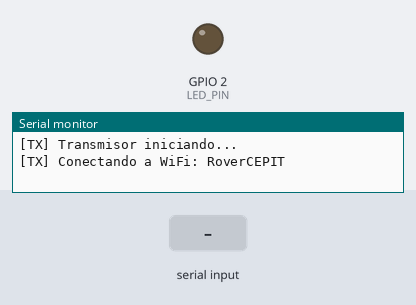
Simulated run of this sketch. Board: ESP32. On the bench: output pins drawn as LEDs (lit = HIGH), the last lines printed to the serial monitor. The test bench sets the inputs (shaded band). WiFi joins after 1.5 s; servers stay silent unless stated.

Above: at 2.2 s.
2.3 s: "1\n" received over Serial
At 2.8 s:
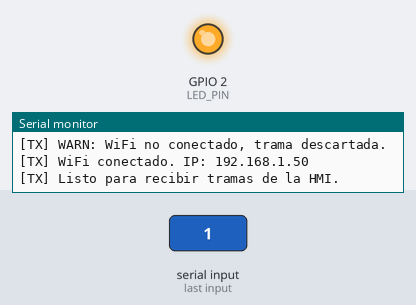
4.0 s: "0\n" received over Serial
Timing chart, 0 to 7.0 s (numbered marks = the images above; inputs shaded):
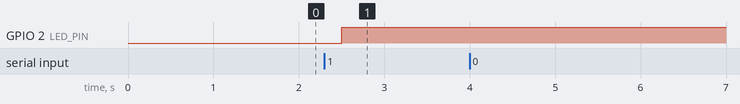

The sketch:

Transmisor_ArduinoNano_PCA9685_Bridge_v2.ino
```cpp
/**
 * TRANSMISOR — Arduino Nano ESP32
 * ================================
 * Recibe tramas de la HMI (PC) por Serial USB y las reenvía al ejecutor
 * del rover mediante WiFi UDP.
 *
 * Protocolo: CMD,PWM_IZQ,PWM_DER,S1,S2,S3,S4\n
 * Ej: W,150,150,90,90,90,90
 */

#include <WiFi.h>
#include <WiFiUdp.h>

// ---------------------------------------------------------------------------
// Configuración
// ---------------------------------------------------------------------------
const char*    SSID          = "RoverCEPIT";
const char*    PASSWORD      = "rover2024";
const char*    EXECUTOR_IP   = "192.168.4.2";   // <-- IP del ejecutor
const uint16_t EXECUTOR_PORT = 4210;
const uint32_t SERIAL_BAUD   = 115200;

// ---------------------------------------------------------------------------
// LED de estado
// ---------------------------------------------------------------------------
#define LED_PIN LED_BUILTIN

// ---------------------------------------------------------------------------
// Objetos globales
// ---------------------------------------------------------------------------
WiFiUDP udp;
bool wifiListo = false;

// ---------------------------------------------------------------------------
// setup() — NO bloquea. Inicia WiFi y sale inmediatamente.
// ---------------------------------------------------------------------------
void setup() {
  pinMode(LED_PIN, OUTPUT);
  digitalWrite(LED_PIN, LOW);

  Serial.begin(SERIAL_BAUD);
  delay(1000); // dar tiempo al USB para enumerar antes de cualquier otra cosa

  Serial.println("[TX] Transmisor iniciando...");

  // Iniciar WiFi sin esperar conexion (no bloquea)
  WiFi.begin(SSID, PASSWORD);
  Serial.print("[TX] Conectando a WiFi: ");
  Serial.println(SSID);

  // Abrir socket UDP
  udp.begin(0);
}

// ---------------------------------------------------------------------------
// loop()
// ---------------------------------------------------------------------------
void loop() {
  // Verificar estado WiFi y actualizar LED
  if (WiFi.status() == WL_CONNECTED) {
    if (!wifiListo) {
      wifiListo = true;
      digitalWrite(LED_PIN, HIGH);
      Serial.print("[TX] WiFi conectado. IP: ");
      Serial.println(WiFi.localIP());
      Serial.println("[TX] Listo para recibir tramas de la HMI.");
    }
  } else {
    if (wifiListo) {
      wifiListo = false;
      digitalWrite(LED_PIN, LOW);
      Serial.println("[TX] WiFi desconectado. Reconectando...");
      WiFi.begin(SSID, PASSWORD);
    }
  }

  // Leer trama de la HMI y reenviar por UDP
  if (Serial.available()) {
    String trama = Serial.readStringUntil('\n');
    trama.trim();
    if (trama.length() == 0) return;

    if (wifiListo) {
      udp.beginPacket(EXECUTOR_IP, EXECUTOR_PORT);
      udp.print(trama);
      udp.endPacket();
      Serial.print("[TX] UDP -> ");
      Serial.println(trama);
    } else {
      Serial.println("[TX] WARN: WiFi no conectado, trama descartada.");
    }
  }
}
```
